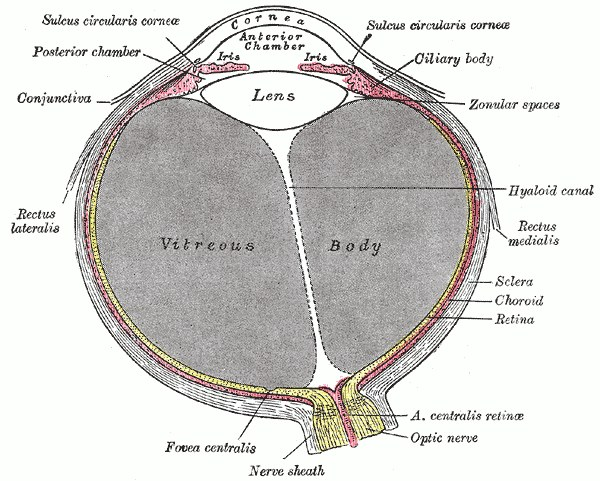
#> input picture assets/atlas_plate_10.jpg, 600 x 481 px; its folder holds only this picture in this run
$ python build_assets.py --source ../assets/atlas_plate_10.jpg
#> lines starting #> are read from the running program, lines starting #| are printed output that depends on the picture
import argparse
import json
import os
from pathlib import Path
import numpy as np
from PIL import Image, ImageDraw
from scipy.ndimage import (
    binary_dilation,
    distance_transform_edt,
    gaussian_filter,
    map_coordinates,
)

REPO_ROOT = Path(__file__).resolve().parents[1]
SRC_IMAGE = None
OUT_DIR = str(REPO_ROOT / "assets")
HG_DIR = str(REPO_ROOT / "hourglass_project")
SCRATCH_DIR = str(REPO_ROOT / ".asset-check")

# 38 pixel-aligned vertical shelf books across all 4 bookcase bays (all real books by real authors!)
BOOKS = [
    # --- Bay 1, Row 2 ---
    {
        "id": 0, "key": "omar_khayyam",
        "x1": 118, "y1": 57, "x2": 150, "y2": 143,
        "title": "Рубаи", "author": "Омар Хайям (XI–XII вв.)", "category": "Поэзия и философия",
        "note": "Бессмертные четверостишия персидского поэта, математика и астронома о быстротечности времени, звёздном небе и мудрости жизни.",
        "effect": "dust_swirl", "effect_label": "Золотой вихрь",
    },
    {
        "id": 1, "key": "lucretius",
        "x1": 36, "y1": 56, "x2": 49, "y2": 143,
        "title": "О природе вещей", "author": "Тит Лукреций Кар (I в. до н. э.)", "category": "Античная философия",
        "note": "Философская поэма об атомах, пустоте, движении светил и законах материального мира.",
        "effect": "none", "effect_label": "",
    },
    {
        "id": 2, "key": "marcus_aurelius",
        "x1": 51, "y1": 60, "x2": 66, "y2": 143,
        "title": "Наедине с собой", "author": "Марк Аврелий (II в.)", "category": "Стоицизм",
        "note": "Личные размышления римского императора о внутреннем покое, долге и течении человеческих столетий.",
        "effect": "none", "effect_label": "",
    },
    {
        "id": 3, "key": "kepler_harmonia",
        "x1": 230, "y1": 54, "x2": 241, "y2": 143,
        "title": "Гармония мира", "author": "Иоганн Кеплер (1619)", "category": "Астрономия",
        "note": "Труд, в котором сформулирован третий закон движения планет и идея небесной музыкальной гармонии.",
        "effect": "sync_planets", "effect_label": "Резонанс сфер",
    },
    {
        "id": 4, "key": "copernicus",
        "x1": 248, "y1": 57, "x2": 257, "y2": 143,
        "title": "О вращении небесных сфер", "author": "Николай Коперник (1543)", "category": "Астрономия",
        "note": "Эпохальное сочинение, поставившее Солнце в центр планетной системы.",
        "effect": "sync_planets", "effect_label": "Гармония орбит",
    },

    # --- Bay 2, Row 2 ---
    {
        "id": 5, "key": "bruno_worlds",
        "x1": 353, "y1": 62, "x2": 365, "y2": 142,
        "title": "О бесконечности, Вселенной и мирах", "author": "Джордано Бруно (1584)", "category": "Космология",
        "note": "Диалоги о бесчисленности обитаемых миров и бесконечности пространства.",
        "effect": "none", "effect_label": "",
    },
    {
        "id": 6, "key": "galileo_messenger",
        "x1": 375, "y1": 55, "x2": 387, "y2": 142,
        "title": "Звёздный вестник", "author": "Галилео Галилей (1610)", "category": "Наблюдения",
        "note": "Первые телескопические зарисовки гор Луны, Млечного Пути и четырёх спутников Юпитера.",
        "effect": "sync_planets", "effect_label": "Орбитальный строй",
    },
    {
        "id": 7, "key": "lomonosov_venus",
        "x1": 401, "y1": 59, "x2": 413, "y2": 142,
        "title": "Явление Венеры на Солнце", "author": "Михаил Ломоносов (1761)", "category": "Астрофизика",
        "note": "Исторический доклад об открытии плотной атмосферы у планеты Венера при прохождении её по диску Солнца.",
        "effect": "lamp_pulse", "effect_label": "Свет Венеры",
    },
    {
        "id": 8, "key": "laplace_mechanics",
        "x1": 414, "y1": 59, "x2": 428, "y2": 142,
        "title": "Трактат о небесной механике", "author": "Пьер-Симон Лаплас (1799)", "category": "Математика",
        "note": "Фундаментальное аналитическое исследование устойчивости орбит планет Солнечной системы.",
        "effect": "sync_planets", "effect_label": "Резонанс сфер",
    },
    {
        "id": 9, "key": "dante_comedy",
        "x1": 430, "y1": 60, "x2": 446, "y2": 142,
        "title": "Божественная комедия", "author": "Данте Алигьери (1321)", "category": "Классика",
        "note": "Поэма, возносящая читателя сквозь девять небесных сфер — от Луны и Венеры до Перводвигателя.",
        "effect": "none", "effect_label": "",
    },

    # --- Bay 3, Row 2 ---
    {
        "id": 10, "key": "newton_principia",
        "x1": 575, "y1": 49, "x2": 586, "y2": 138,
        "title": "Математические начала натуральной философии", "author": "Исаак Ньютон (1687)", "category": "Физика",
        "note": "Труд, объединивший земную механику и движение планет единым законом всемирного тяготения.",
        "effect": "reverse_pulse", "effect_label": "Импульс гравитации",
    },
    {
        "id": 11, "key": "einstein_relativity",
        "x1": 598, "y1": 52, "x2": 610, "y2": 138,
        "title": "О специальной и общей теории относительности", "author": "Альберт Эйнштейн (1917)", "category": "Физика",
        "note": "Общедоступное изложение связи пространства, времени и тяготения.",
        "effect": "sand_boost", "effect_label": "Искривление времени",
    },
    {
        "id": 12, "key": "hawking_time",
        "x1": 623, "y1": 52, "x2": 632, "y2": 138,
        "title": "Краткая история времени", "author": "Стивен Хокинг (1988)", "category": "Космология",
        "note": "Рассказ о происхождении Вселенной, чёрных дырах и трёх стрелах времени.",
        "effect": "sand_boost", "effect_label": "Поток времени",
    },
    {
        "id": 13, "key": "huygens_light",
        "x1": 674, "y1": 58, "x2": 687, "y2": 138,
        "title": "Трактат о свете", "author": "Христиан Гюйгенс (1690)", "category": "Оптика",
        "note": "Волновая теория света и исследования создателя первых маятниковых часов.",
        "effect": "lamp_pulse", "effect_label": "Сияние лампы",
    },
    {
        "id": 14, "key": "kozyrev_time",
        "x1": 695, "y1": 58, "x2": 714, "y2": 138,
        "title": "Причинная или несимметричная механика", "author": "Николай Козырев (1958)", "category": "Хронометрия",
        "note": "Оригинальная теория физических свойств времени и его связи с вращением небесных тел.",
        "effect": "sand_boost", "effect_label": "Ускорение песка",
    },

    # --- Bay 4, Row 2 ---
    {
        "id": 15, "key": "tsiolkovsky_dreams",
        "x1": 786, "y1": 56, "x2": 795, "y2": 142,
        "title": "Грёзы о Земле и небе", "author": "Константин Циолковский (1895)", "category": "Космонавтика",
        "note": "Научно-философские очерки о невесомости, искусственных спутниках и жизни в космосе.",
        "effect": "none", "effect_label": "",
    },
    {
        "id": 16, "key": "ptolemy_almagest",
        "x1": 814, "y1": 53, "x2": 827, "y2": 142,
        "title": "Альмагест", "author": "Клавдий Птолемей (II в.)", "category": "Античная астрономия",
        "note": "Великий звёздный каталог и геометрическая модель движения Солнца, Луны и пяти известных в древности планет.",
        "effect": "sync_planets", "effect_label": "Строй светил",
    },
    {
        "id": 17, "key": "flammarion",
        "x1": 839, "y1": 53, "x2": 855, "y2": 142,
        "title": "Популярная астрономия", "author": "Камиль Фламмарион (1880)", "category": "Астрономия",
        "note": "Поэтическое и богато иллюстрированное описание Марса, Венеры, Юпитера и далёких звёзд.",
        "effect": "sync_planets", "effect_label": "Гармония орбит",
    },
    {
        "id": 18, "key": "wells_time_machine",
        "x1": 865, "y1": 53, "x2": 882, "y2": 142,
        "title": "Машина времени", "author": "Герберт Уэллс (1895)", "category": "Научная фантастика",
        "note": "Классический роман о путешествии сквозь эпохи и наблюдении за угасанием далёких солнц.",
        "effect": "sand_boost", "effect_label": "Ход времени",
    },
    {
        "id": 19, "key": "sagan_cosmos",
        "x1": 892, "y1": 52, "x2": 914, "y2": 142,
        "title": "Космос", "author": "Карл Саган (1980)", "category": "Планетология",
        "note": "Увлекательное путешествие по планетам и галактикам от Александрийской библиотеки до границ Вселенной.",
        "effect": "sync_planets", "effect_label": "Резонанс сфер",
    },
    {
        "id": 20, "key": "faust_goethe",
        "x1": 914, "y1": 55, "x2": 926, "y2": 142,
        "title": "Фауст", "author": "Иоганн Вольфганг фон Гёте (1808)", "category": "Драма",
        "note": "Трагедия об учёном, стремившемся познать тайны мироздания и остановить прекрасное мгновение.",
        "effect": "secret_chime", "effect_label": "Магия кабинета",
    },
    {
        "id": 21, "key": "tolstoy_war_peace",
        "x1": 968, "y1": 54, "x2": 979, "y2": 142,
        "title": "Война и мир", "author": "Лев Толстой (1869)", "category": "Роман-эпопея",
        "note": "Великое произведение о судьбах, истории и «высоком бесконечном небе» над человеком.",
        "effect": "none", "effect_label": "",
    },

    # --- Bay 1, Row 3 ---
    {
        "id": 22, "key": "seneca_letters",
        "x1": 81, "y1": 169, "x2": 95, "y2": 258,
        "title": "Нравственные письма к Луцилию", "author": "Луций Анней Сенека (I в.)", "category": "Философия",
        "note": "Письма о цене каждого часа: «Мы не получаем короткую жизнь, мы сами делаем её такою».",
        "effect": "none", "effect_label": "",
    },
    {
        "id": 23, "key": "verne_moon",
        "x1": 110, "y1": 169, "x2": 124, "y2": 258,
        "title": "С Земли на Луну", "author": "Жюль Верн (1865)", "category": "Приключения",
        "note": "Инженерно выверенный роман о первом полёте снаряда за пределы земного притяжения.",
        "effect": "none", "effect_label": "",
    },
    {
        "id": 24, "key": "borges_library",
        "x1": 126, "y1": 169, "x2": 139, "y2": 258,
        "title": "Вавилонская библиотека", "author": "Хорхе Луис Борхес (1941)", "category": "Проза",
        "note": "Философская притча о бесконечной Вселенной, устроенной как шестигранные книжные галереи.",
        "effect": "secret_chime", "effect_label": "Тайный каталог",
    },
    {
        "id": 25, "key": "exupery_prince",
        "x1": 147, "y1": 169, "x2": 161, "y2": 258,
        "title": "Маленький принц", "author": "Антуан де Сент-Экзюпери (1943)", "category": "Сказка-притча",
        "note": "Поэтическая история о путешествиях между крошечными планетами и ответственности за свой мир.",
        "effect": "dust_swirl", "effect_label": "Звёздная пыль",
    },
    {
        "id": 26, "key": "dostoevsky_karamazov",
        "x1": 192, "y1": 169, "x2": 208, "y2": 258,
        "title": "Братья Карамазовы", "author": "Фёдор Достоевский (1880)", "category": "Литература",
        "note": "Философский роман о смысле бытия, свободе выбора и человеческой совести.",
        "effect": "none", "effect_label": "",
    },
    {
        "id": 27, "key": "bulgakov_master",
        "x1": 209, "y1": 169, "x2": 220, "y2": 258,
        "title": "Мастер и Маргарита", "author": "Михаил Булгаков (1940)", "category": "Роман",
        "note": "Знаменитый роман о силе искусства, вечности и о том, что «рукописи не горят».",
        "effect": "lamp_pulse", "effect_label": "Искра лампы",
    },
    {
        "id": 28, "key": "pushkin_onegin",
        "x1": 255, "y1": 165, "x2": 268, "y2": 258,
        "title": "Евгений Онегин", "author": "Александр Пушкин (1833)", "category": "Поэзия",
        "note": "Энциклопедия русской жизни в строфах, украшенная золотым обрезом.",
        "effect": "none", "effect_label": "",
    },

    # --- Bay 2 & 3, Row 3 ---
    {
        "id": 29, "key": "lem_solaris",
        "x1": 361, "y1": 168, "x2": 376, "y2": 257,
        "title": "Солярис", "author": "Станислав Лем (1961)", "category": "Фантастика",
        "note": "Классический роман о далёкой планете, покрытой мыслящим океаном, и пределах человеческого познания.",
        "effect": "dust_swirl", "effect_label": "Шлейф океана",
    },
    {
        "id": 30, "key": "descartes_method",
        "x1": 614, "y1": 165, "x2": 625, "y2": 252,
        "title": "Рассуждение о методе", "author": "Рене Декарт (1637)", "category": "Философия",
        "note": "Основополагающий труд о ясном рациональном познании, оптике и координатах пространства.",
        "effect": "lamp_pulse", "effect_label": "Ясный свет",
    },

    # --- Bay 4, Row 3 ---
    {
        "id": 31, "key": "avicenna_canon",
        "x1": 821, "y1": 177, "x2": 835, "y2": 258,
        "title": "Канон врачебной науки", "author": "Абу Али ибн Сина (Авиценна, XI в.)", "category": "Медицина",
        "note": "Энциклопедия средневековой медицины, анатомии и естествознания.",
        "effect": "none", "effect_label": "",
    },
    {
        "id": 32, "key": "vesalius_fabrica",
        "x1": 835, "y1": 168, "x2": 853, "y2": 258,
        "title": "О строении человеческого тела", "author": "Андреас Везалий (1543)", "category": "Анатомия",
        "note": "Революционный ренессансный атлас, положивший начало научной анатомии.",
        "effect": "none", "effect_label": "",
    },
    {
        "id": 33, "key": "leonardo_notebooks",
        "x1": 876, "y1": 168, "x2": 895, "y2": 258,
        "title": "Записные книжки", "author": "Леонардо да Винчи (XV–XVI вв.)", "category": "Искусство и наука",
        "note": "Том с миниатюрным портретом мастера на корешке: заметки об оптике, анатомии, крыльях и небесных телах.",
        "effect": "secret_chime", "effect_label": "Тайный механизм",
    },
    {
        "id": 34, "key": "shakespeare_sonnets",
        "x1": 895, "y1": 168, "x2": 915, "y2": 258,
        "title": "Сонеты", "author": "Уильям Шекспир (1609)", "category": "Поэзия",
        "note": "Классический цикл сонетов о красоте, вечности и споре поэзии со временем.",
        "effect": "none", "effect_label": "",
    },
    {
        "id": 35, "key": "tesla_inventions",
        "x1": 915, "y1": 168, "x2": 934, "y2": 258,
        "title": "Мои изобретения", "author": "Никола Тесла (1919)", "category": "Автобиография",
        "note": "Воспоминания великого инженера о резонансе, вращающемся магнитном поле и энергии света.",
        "effect": "lamp_pulse", "effect_label": "Резонанс тока",
    },
    {
        "id": 36, "key": "bradbury_chronicles",
        "x1": 935, "y1": 172, "x2": 948, "y2": 258,
        "title": "Марсианские хроники", "author": "Рэй Брэдбери (1950)", "category": "Фантастика",
        "note": "Лирические новеллы о красных песках Марса, тихих каналах и человеческой памяти.",
        "effect": "reverse_pulse", "effect_label": "Отзвук Марса",
    },
    {
        "id": 37, "key": "harvey_circulation",
        "x1": 863, "y1": 168, "x2": 875, "y2": 258,
        "title": "Анатомическое исследование о движении сердца", "author": "Уильям Гарвей (1628)", "category": "Анатомия",
        "note": "Труд в зелёном переплёте, впервые доказавший замкнутое кровообращение в теле человека.",
        "effect": "none", "effect_label": "",
    },
]

# Desk Book lying on left side of the desk: "Атлас анатомии человека"
DESK_BOOK = {
    "id": "desk",
    "key": "sinelnikov_anatomy",
    "x1": 14, "y1": 578, "x2": 192, "y2": 658,
    "poly": [(95, 580), (183, 580), (189, 588), (186, 601), (128, 655), (16, 654), (16, 622), (80, 586)],
    "title": "Атлас анатомии человека",
    "author": "Р. Д. Синельников",
    "category": "Анатомия · На столе",
    "note": "Классический фундаментальный атлас в твёрдом коричневом переплёте с подробными гравюрами строения человеческого тела.",
    "effect": "open_atlas",
    "effect_label": "Интерактивный атлас",
}

PLANETS = [
    {
        "id": 0, "key": "mars", "name": "Марс · Алый Глобус",
        "subtitle": "Красная планета с каньонами в бронзовом меридиане",
        "cx": 153.0, "cy": 325.0, "r": 50.0, "tilt": -23.0, "speed": 0.28,
        "glow": "#e86432",
    },
    {
        "id": 1, "key": "jupiter", "name": "Юпитер · Вихревой Гигант",
        "subtitle": "Полосатая атмосфера из кремово-охристых облачных поясов",
        "cx": 296.0, "cy": 324.0, "r": 49.0, "tilt": -23.0, "speed": 0.44,
        "glow": "#f3c778",
    },
    {
        "id": 2, "key": "venus", "name": "Венера · Утренняя Звезда",
        "subtitle": "Плотный покров сернистых облаков и ретроградное вращение",
        "cx": 754.5, "cy": 327.5, "r": 45.0, "tilt": 23.4, "speed": -0.20,
        "glow": "#f5d48e",
    },
    {
        "id": 3, "key": "titan", "name": "Титан · Янтарный Мир",
        "subtitle": "Золотистая атмосфера крупнейшего спутника Сатурна",
        "cx": 884.0, "cy": 328.5, "r": 44.5, "tilt": 23.5, "speed": 0.24,
        "glow": "#e8a245",
    },
]


# [189 lines left out: functions fbm_noise, synthesize_venus_texture, extract_planet_assets, not called in this run]


def paint_shelf_cavity(bg_arr, b):
    x1, y1, x2, y2 = b["x1"], b["y1"], b["x2"], b["y2"]
    h = y2 - y1
    w = x2 - x1
    yy, xx = np.mgrid[0:h, 0:w]
    nx = (xx + 0.5) / max(w, 1)
    ny = (yy + 0.5) / max(h, 1)
    base = np.zeros((h, w, 3), dtype=np.float32)
    base[:, :, 0] = 22.0 + 18.0 * (ny ** 1.6)
    base[:, :, 1] = 14.0 + 11.0 * (ny ** 1.6)
    base[:, :, 2] = 9.0 + 7.0 * (ny ** 1.6)
    edge_shadow = np.minimum(np.minimum(nx, 1.0 - nx) * 4.5, 1.0) * np.minimum(ny * 4.0, 1.0)
    base *= (0.42 + 0.58 * edge_shadow)[..., None]
    if x1 > 650:
        base[:, :, 0] += 14.0 * (ny ** 1.3)
        base[:, :, 1] += 8.0 * (ny ** 1.3)
    base[:, 0, :] *= 0.45
    base[:, -1, :] *= 0.45
    base[0, :, :] *= 0.5
    bg_arr[y1:y2, x1:x2] = np.clip(base, 0, 255)


# [163 lines left out: functions extract_desk_book, extract_gentleman_layers, inpaint_subtle_margin, test_render_venus_strip, build_custom_hourglass_assets, not called in this run]


def main():
    global SRC_IMAGE, OUT_DIR, HG_DIR, SCRATCH_DIR

    parser = argparse.ArgumentParser(description="Build the Dr. Gii motion scene assets")
    parser.add_argument("--source", required=True, help="Source study image")
    parser.add_argument("--output", default=str(REPO_ROOT / "assets"), help="Generated assets directory")
    parser.add_argument("--hourglass", default=str(REPO_ROOT / "hourglass_project"), help="Hourglass source directory")
    parser.add_argument("--scratch", default=str(REPO_ROOT / ".asset-check"), help="Temporary visual-check directory")
    args = parser.parse_args()

    SRC_IMAGE = str(Path(args.source).expanduser().resolve())
    OUT_DIR = str(Path(args.output).expanduser().resolve())
    HG_DIR = str(Path(args.hourglass).expanduser().resolve())
    SCRATCH_DIR = str(Path(args.scratch).expanduser().resolve())

    os.makedirs(OUT_DIR, exist_ok=True)
    os.makedirs(os.path.join(OUT_DIR, "books"), exist_ok=True)
    os.makedirs(SCRATCH_DIR, exist_ok=True)

    if not os.path.isfile(SRC_IMAGE):
        parser.error(f"Source image not found: {SRC_IMAGE}")

    im = Image.open(SRC_IMAGE).convert("RGB")
#> im is the input picture: PIL image 600x481 RGB; mean R, G, B 211.6, 210.6, 207.5
    arr = np.array(im, dtype=np.float32)
    bg_arr = arr.copy()

    # 1. Extract all 37 shelf books & paint dark cavities
    for b in BOOKS:
        crop = im.crop((b["x1"], b["y1"], b["x2"], b["y2"])).convert("RGBA")
        crop.save(os.path.join(OUT_DIR, "books", f"book_{b['id']}.png"))
        paint_shelf_cavity(bg_arr, b)
#> this loop made 12 passes
#> pass 1, in main, `crop = im.crop((b["x1"], b["y1"], b["x2"], b["y2"])).convert("RGBA")`:
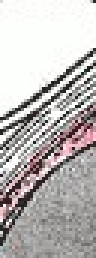
#> crop: PIL image 32x86 RGBA (shown 3 times larger); mean R, G, B, A 187.7, 183.7, 182.6, 255
#> after the loop:
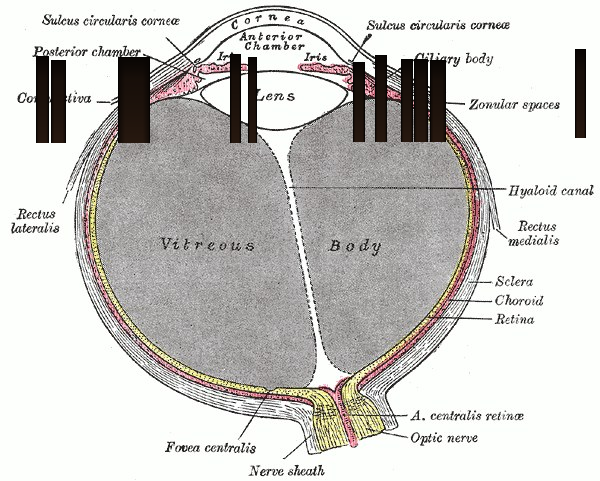
#> bg_arr: shape (481, 600, 3) float32; mean R, G, B 203.3, 202.6, 199

    # 2. Extract Desk Book ("Атлас анатомии человека") & user's Hourglass layers
    extract_desk_book(arr, bg_arr)
    build_custom_hourglass_assets()

    # 3. Extract Planets (with Venus on id=2!)
    H, W = bg_arr.shape[:2]
    yy, xx = np.mgrid[0:H, 0:W]
    for p in PLANETS:
        extract_planet_assets(arr, p)
        dist = np.sqrt((xx - p["cx"]) ** 2 + (yy - p["cy"]) ** 2)
        inside = dist <= (p["r"] - 1.2)
        bg_arr[inside] = np.array([22.0, 14.0, 10.0])

    # 4. Gentleman cutout
    man_mask = extract_gentleman_layers(arr)
    man_above_desk = man_mask.copy()
    man_above_desk[558:, :] = False
    bg_clean = inpaint_subtle_margin(bg_arr, man_above_desk)
    Image.fromarray(np.clip(bg_clean, 0, 255).astype(np.uint8)).save(
        os.path.join(OUT_DIR, "bg_study.png")
    )

    # 5. Bundle JS sprites
    bundle = {
        "books": BOOKS,
        "deskBook": DESK_BOOK,
        "planets": PLANETS,
        "images": {},
    }

    def asset_ref(path):
        return Path(path).resolve().relative_to(REPO_ROOT).as_posix()

    bundle["images"]["bg_study"] = asset_ref(os.path.join(OUT_DIR, "bg_study.png"))
    bundle["images"]["gentleman_fg"] = asset_ref(os.path.join(OUT_DIR, "gentleman_fg.png"))
    bundle["images"]["desk_book"] = asset_ref(os.path.join(OUT_DIR, "desk_book.png"))
    bundle["images"]["hg_back"] = asset_ref(os.path.join(OUT_DIR, "hg_back.png"))
    bundle["images"]["hg_front"] = asset_ref(os.path.join(OUT_DIR, "hg_front.png"))
    bundle["images"]["hg_mask"] = asset_ref(os.path.join(OUT_DIR, "hg_mask.png"))
    bundle["images"]["hg_glass"] = asset_ref(os.path.join(OUT_DIR, "hg_glass.png"))
    bundle["images"]["atlas_plate_1"] = asset_ref(os.path.join(OUT_DIR, "atlas_plate_1.jpg"))
    bundle["images"]["atlas_plate_2"] = asset_ref(os.path.join(OUT_DIR, "atlas_plate_2.jpg"))
    bundle["images"]["atlas_plate_3"] = asset_ref(os.path.join(OUT_DIR, "atlas_plate_3.jpg"))
    for p in PLANETS:
        bundle["images"][f"planet_{p['id']}_tex"] = asset_ref(
            os.path.join(OUT_DIR, f"planet_{p['id']}_tex.png")
        )
        bundle["images"][f"planet_{p['id']}_light"] = asset_ref(
            os.path.join(OUT_DIR, f"planet_{p['id']}_light.png")
        )
    for b in BOOKS:
        bundle["images"][f"book_{b['id']}"] = asset_ref(
            os.path.join(OUT_DIR, "books", f"book_{b['id']}.png")
        )

    js_path = os.path.join(OUT_DIR, "scene_bundle.js")
    with open(js_path, "w", encoding="utf-8") as f:
        f.write("window.SCENE_BUNDLE = ")
        json.dump(bundle, f, ensure_ascii=False)
        f.write(";\n")

    # Visual checks
    vis = im.crop((0, 0, 1024, 275)).copy()
    d = ImageDraw.Draw(vis)
    for b in BOOKS:
        d.rectangle([b["x1"], b["y1"], b["x2"], b["y2"]], outline=(0, 255, 140), width=1)
        d.text((b["x1"] + 2, b["y1"] + 2), str(b["id"]), fill=(255, 255, 0))
    vis.save(os.path.join(SCRATCH_DIR, "check_books_37.png"))

    test_render_venus_strip()
    print(f"Asset build complete! {len(BOOKS)} shelf books + 1 desk book. Bundle:", os.path.getsize(js_path))


if __name__ == "__main__":
#> (the run stopped early here; a loop or call above may not have finished)
